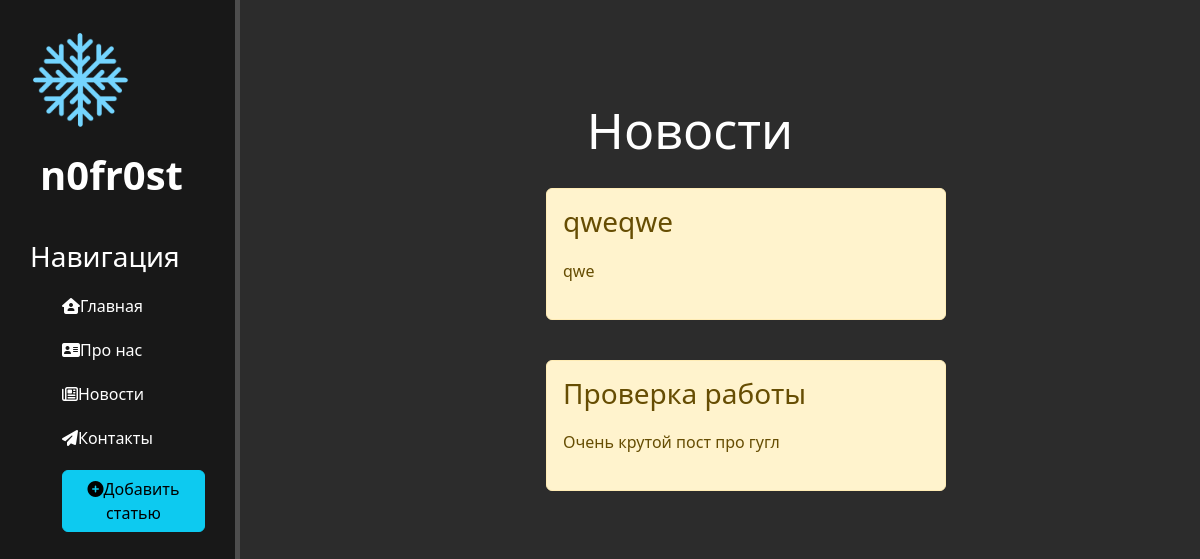
The page /news/ on the database as committed earlier.
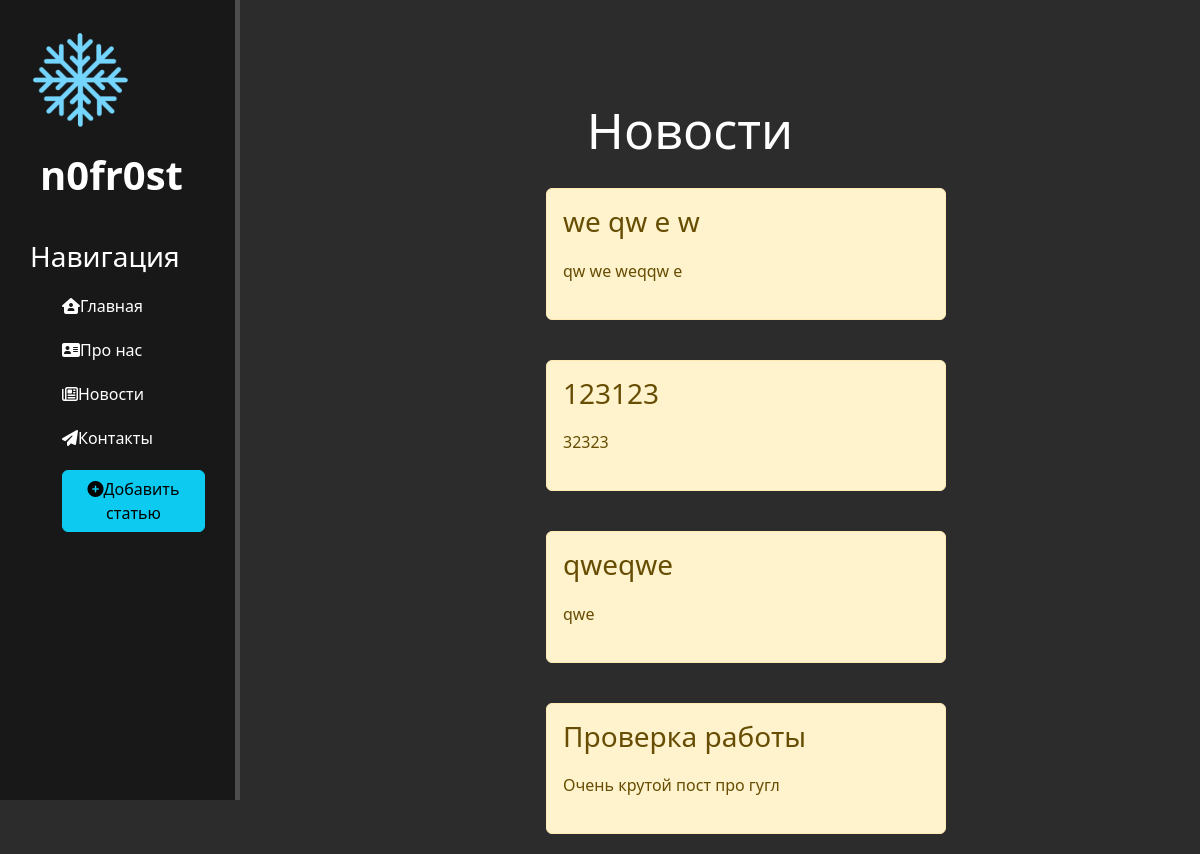
The same page on the database as committed later.
### news/models.py (models this page shows, shortened)
class Articles(models.Model):
    title = models.CharField('Название', max_length=50)
    anounce = models.CharField('Анонс', max_length=250)
    full_text = models.TextField('Статья')
    date = models.DateTimeField('Дата публикации')
    class Meta:
        verbose_name = 'Новость'
        verbose_name_plural = 'Новости'

### news/views.py (the view)
# urls.py: path('', views.news_home, name='news_home'),
def news_home(request):
    news = Articles.objects.order_by('-date')
    return render(request, 'news/news_home.html', {'news': news})

### news/templates/news/news_home.html (shortened to what this page needs)
{% extends 'main/layout.html'%}
{% block content %}
    <div class="features">
        <h1>Новости</h1>
        {% if news %}
            {% for el in news %}
                <div class="alert alert-warning">
                    <h3>{{ el.title }}</h3>
                    <p>{{ el.anounce }}</p>
                </div>
            {% endfor %}
        {% else %}
            <p>У вас нет записей</p>
        {% endif%}
    </div>
{% endblock %}

### main/templates/main/layout.html (shortened to what this page needs)
{% load static %}
<!DOCTYPE HTML>
<html lang="en">
<head>
    <link rel="stylesheet" href="https://cdn.jsdelivr.net/npm/bootstrap@5.2.3/dist/css/bootstrap.min.css">
    <link rel="stylesheet" href="{% static 'main/css/main.css' %}">
    <link rel="stylesheet" href="https://use.fontawesome.com/releases/v6.2.1/css/all.css">
</head>
<body>
    <aside>
        <img src="{% static 'main/img/logo.png' %}" alt="Лого">
        <span class = "logo">n0fr0st</span>
        <h3>Навигация</h3>
        <ul>
            <a href="{% url 'home' %}"><li><i class="fa-solid fa-house-user"></i>Главная</li></a>
            <a href="{% url 'about' %}"><li><i class="fa-solid fa-address-card"></i>Про нас</li></a>
            <a href="{% url 'news_home' %}"><li><i class="fa-regular fa-newspaper"></i>Новости</li></a>
            <a href="{% url 'contacts' %}"><li><i class="fa-solid fa-paper-plane"></i>Контакты</li></a>
            <a href="{% url 'create' %}"><li><button class="btn btn-info"><i class="fas fa-plus-circle"></i>Добавить статью</button></li></a>
        </ul>
    </aside>
    <main>
        {% block content %}
        {% endblock %}
    </main>
</body>
</html>

### static/main/css/main.css (style rules this page uses)
body { background: #2c2c2c; }
aside { float: left; background: #181818; width: 20%; padding: 2.5%; height: 100vh; color: white; border-right: 5px solid #4d4d4d; }
aside img { width: 100px; float: left; }
aside .logo { font-size: 40px; margin-left: 10px; font-weight: bold; position: relative; top: +15px; }
aside h3 { margin-top: 50px; font-size: 28px; }
aside ul { list-style: none; }
aside ul a { text-decoration: none; }
aside ul li { color: white; display: block; margin-top: 20px; transition: transform .6s ease; }
main .features { float: left; color: white; margin-top: 100px; text-align: center; width: 75%; }
main .features h1 { font-size: 50px }
main .features p { max-width: 400px; margin: 20px auto; }
.alert-warning { float: left; clear: both; width: 400px; margin: 20px 34%; text-align: left; }

Rows that differ between the two databases and show on the page:
added Articles: title "we qw e w", anounce "qw we weqqw e"
added Articles: title "123123", anounce "32323"
